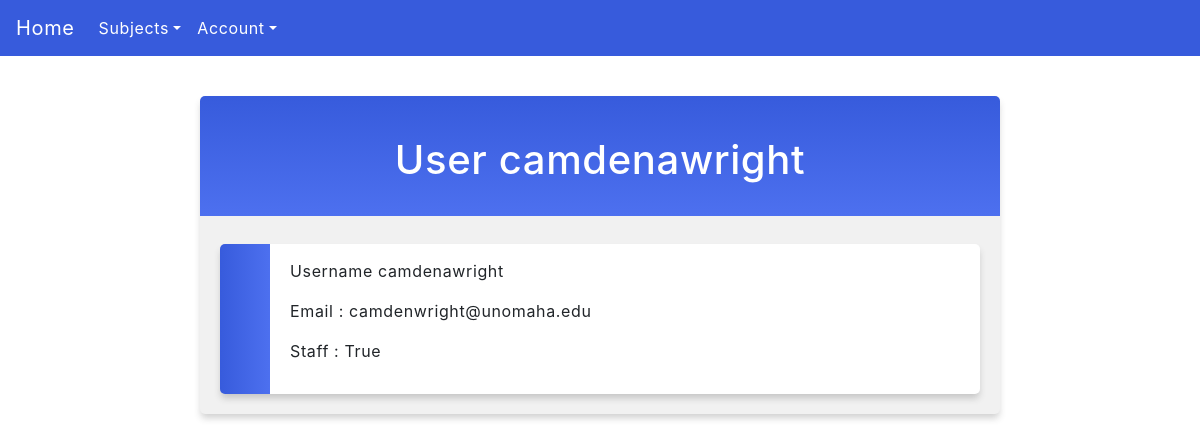
Page /users/userDetails/1/ on the earlier database version.
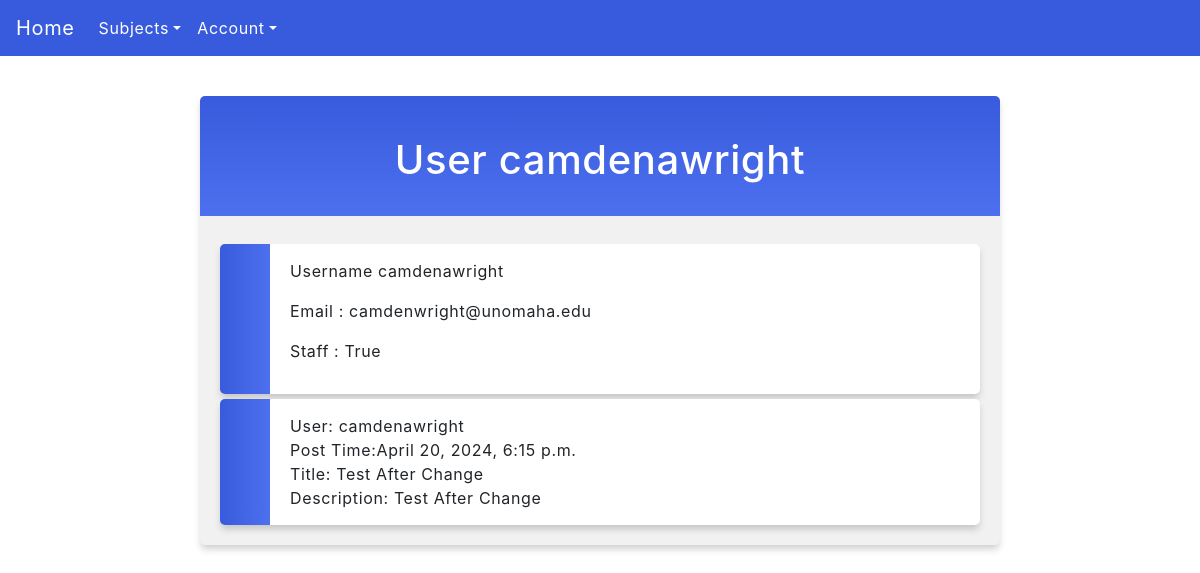
Same page on the later database version.
### posts/models.py (models this page shows, shortened)
class Ticket(models.Model):
    user = models.ForeignKey(User, blank = True, null = True, on_delete = models.PROTECT)
    username = models.CharField("Username", max_length = 100, blank = True, null = True)
    title = models.CharField("Title", max_length = 100)
    time_of_post = models.DateTimeField("Time of Post",auto_now_add=True)
    post_description = models.CharField("Description", max_length = 500, null = True)
    pdf_file = models.FileField('PDF File', null = True, blank = True, validators=[FileExtensionValidator(allowed_extensions=['pdf', 'doc'])])
    video_file = models.FileField('Video File', null = True, blank = True, validators=[FileExtensionValidator(allowed_extensions=['mp4'])])
    video_website_address = models.URLField('Video Adress', null = True, blank = True)
    ticket_course = models.ForeignKey('Course', on_delete=models.CASCADE, null=True, blank=True)  # ForeignKey relationship with Course

### posts/views.py (the view)
# urls.py: path('users/userDetails/<int:user_id>/', views.userDetails, name="User Details"),
def userDetails(request, user_id):
    isAuthenticated = request.user.is_authenticated
    user = get_object_or_404(User, pk=user_id)
    tickets = Ticket.objects.filter(user=user)
    return render(request, 'user_details.html', {'user': user, 'tickets': tickets, 'isAuthenticated': isAuthenticated,})

### posts/templates/user_details.html (shortened to what this page needs)
{% extends "master.html" %}
{% block content %}
  <div class = "forum">
    <h1>User {{ user.get_username }}</h1>
  <ul>
    <li>
      <p>Username {{ user.get_username }}</p>
      <p>Email : {{ user.email }}</p>
      <p>Staff : {{ user.is_staff }}</p>
    </li>
    {% for ticket in tickets %}
      <li>
        User: {{ ticket.user }}
        <br>
        Post Time:{{ticket.time_of_post}}
        <br>
        Title: {{ ticket.title }}
        <br>
        Description: {{ ticket.post_description}}
        <br>
      </li>
    {% endfor %}
  </ul>
</div>
{% endblock %}

Differences in the rows shown:
added Ticket: user "camdenawright", time_of_post "April 20, 2024, 6:15 p.m.", title "Test After Change", post_description "Test After Change"
